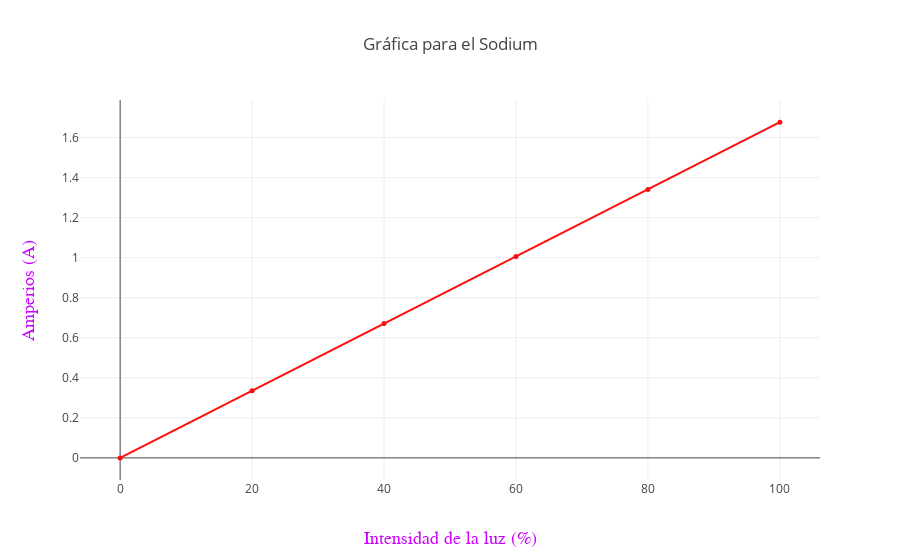

The notebook cell saved with this chart:
### Code cell
datos_Premium_Sodium = [
  { x:I_Sodium, 
   y: A_Sodium, 
   name: 'Datos experimentales', 
   marker:{color: '#ff0d0d',size: 5 },
   line:{color:'#ff0d0d',width: 2}},
   
];
var layout_Premium_Sodium = {title: 'Gráfica para el Sodium',
                     
  xaxis: {
    title: 'Intensidad de la luz (%)',
    titlefont: { family: 'Courier New, monospace', size: 18, color: '#cc00ff' }},
    
  yaxis: {
    title: 'Amperios (A)', 
    titlefont: {family: 'Courier New, monospace', size: 18, color: '#cc00ff' }}
};
Plotly(datos_Premium_Sodium, layout_Premium_Sodium);

### Figure 1 — Plotly figure (JSON) as saved in the notebook; plotly's stock layout.template omitted (floating-point values rounded to 4 significant figures)
{"data": [{"x": [0, 20, 40, 60, 80, 100], "y": [0, 0.335, 0.671, 1.006, 1.341, 1.677], "name": "Datos experimentales", "marker": {"color": "#ff0d0d", "size": 5}, "line": {"color": "#ff0d0d", "width": 2}}], "layout": {"title": "Gráfica para el Sodium", "xaxis": {"title": "Intensidad de la luz (%)", "titlefont": {"family": "Courier New, monospace", "size": 18, "color": "#cc00ff"}}, "yaxis": {"title": "Amperios (A)", "titlefont": {"family": "Courier New, monospace", "size": 18, "color": "#cc00ff"}}}}
